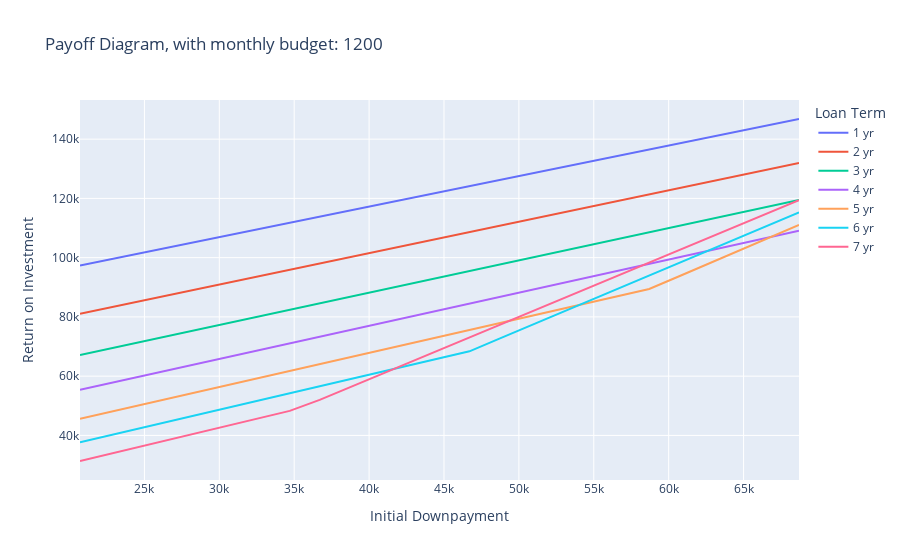

Notebook cell for this chart:
### Code cell
fig = px.line(payoffmonth_df_melt,x="Downpayment",y="value",color="variable",labels={
                     "Downpayment": "Initial Downpayment",
                     "value": "Return on Investment",
                     "variable": "Loan Term"
                 }, title="Payoff Diagram, with monthly budget: {}".format(month_cap))
fig.show()

### Figure 1 — Plotly figure (JSON) as saved in the notebook; plotly's stock layout.template omitted (floating-point values rounded to 4 significant figures)
{"data": [{"hovertemplate": "Loan Term=1 yr<br>Initial Downpayment=%{x}<br>Return on Investment=%{y}<extra></extra>", "legendgroup": "1 yr", "line": {"color": "#636efa", "dash": "solid"}, "mode": "lines", "name": "1 yr", "orientation": "v", "showlegend": true, "type": "scatter", "x": [20700, 22700, 24700, 26700, 28700, 30700, 32700, 34700, 36700, 38700, 40700, 42700, 44700, 46700, 48700, 50700, 52700, 54700, 56700, 58700, 60700, 62700, 64700, 66700, 68700], "xaxis": "x", "y": [97370.0, 99430.0, 101500.0, 103500.0, 105600.0, 107700.0, 109700.0, 111800.0, 113800.0, 115900.0, 118000.0, 120000.0, 122100.0, 124100.0, 126200.0, 128300.0, 130300.0, 132400.0, 134400.0, 136500.0, 138600.0, 140600.0, 142700.0, 144700.0, 146800.0], "yaxis": "y"}, {"hovertemplate": "Loan Term=2 yr<br>Initial Downpayment=%{x}<br>Return on Investment=%{y}<extra></extra>", "legendgroup": "2 yr", "line": {"color": "#EF553B", "dash": "solid"}, "mode": "lines", "name": "2 yr", "orientation": "v", "showlegend": true, "type": "scatter", "x": [20700, 22700, 24700, 26700, 28700, 30700, 32700, 34700, 36700, 38700, 40700, 42700, 44700, 46700, 48700, 50700, 52700, 54700, 56700, 58700, 60700, 62700, 64700, 66700, 68700], "xaxis": "x", "y": [81090.0, 83210.0, 85330.0, 87450.0, 89570.0, 91690.0, 93810.0, 95930.0, 98040.0, 100200.0, 102300.0, 104400.0, 106500.0, 108600.0, 110800.0, 112900.0, 115000.0, 117100.0, 119200.0, 121400.0, 123500.0, 125600.0, 127700.0, 129800.0, 132000.0], "yaxis": "y"}, {"hovertemplate": "Loan Term=3 yr<br>Initial Downpayment=%{x}<br>Return on Investment=%{y}<extra></extra>", "legendgroup": "3 yr", "line": {"color": "#00cc96", "dash": "solid"}, "mode": "lines", "name": "3 yr", "orientation": "v", "showlegend": true, "type": "scatter", "x": [20700, 22700, 24700, 26700, 28700, 30700, 32700, 34700, 36700, 38700, 40700, 42700, 44700, 46700, 48700, 50700, 52700, 54700, 56700, 58700, 60700, 62700, 64700, 66700, 68700], "xaxis": "x", "y": [67160.0, 69340.0, 71520.0, 73700.0, 75870.0, 78050.0, 80230.0, 82410.0, 84590.0, 86770.0, 88950.0, 91130.0, 93300.0, 95480.0, 97660.0, 99840.0, 102000.0, 104200.0, 106400.0, 108600.0, 110700.0, 112900.0, 115100.0, 117300.0, 119500.0], "yaxis": "y"}, {"hovertemplate": "Loan Term=4 yr<br>Initial Downpayment=%{x}<br>Return on Investment=%{y}<extra></extra>", "legendgroup": "4 yr", "line": {"color": "#ab63fa", "dash": "solid"}, "mode": "lines", "name": "4 yr", "orientation": "v", "showlegend": true, "type": "scatter", "x": [20700, 22700, 24700, 26700, 28700, 30700, 32700, 34700, 36700, 38700, 40700, 42700, 44700, 46700, 48700, 50700, 52700, 54700, 56700, 58700, 60700, 62700, 64700, 66700, 68700], "xaxis": "x", "y": [55390.0, 57630.0, 59860.0, 62100.0, 64340.0, 66580.0, 68820.0, 71060.0, 73290.0, 75530.0, 77770.0, 80010.0, 82250.0, 84490.0, 86720.0, 88960.0, 91200.0, 93440.0, 95680.0, 97920.0, 100200.0, 102400.0, 104600.0, 106900.0, 109100.0], "yaxis": "y"}, {"hovertemplate": "Loan Term=5 yr<br>Initial Downpayment=%{x}<br>Return on Investment=%{y}<extra></extra>", "legendgroup": "5 yr", "line": {"color": "#FFA15A", "dash": "solid"}, "mode": "lines", "name": "5 yr", "orientation": "v", "showlegend": true, "type": "scatter", "x": [20700, 22700, 24700, 26700, 28700, 30700, 32700, 34700, 36700, 38700, 40700, 42700, 44700, 46700, 48700, 50700, 52700, 54700, 56700, 58700, 60700, 62700, 64700, 66700, 68700], "xaxis": "x", "y": [45600.0, 47900.0, 50200.0, 52490.0, 54790.0, 57090.0, 59390.0, 61690.0, 63980.0, 66280.0, 68580.0, 70880.0, 73180.0, 75470.0, 77770.0, 80070.0, 82370.0, 84670.0, 86960.0, 89410.0, 93730.0, 98050.0, 102400.0, 106700.0, 111000.0], "yaxis": "y"}, {"hovertemplate": "Loan Term=6 yr<br>Initial Downpayment=%{x}<br>Return on Investment=%{y}<extra></extra>", "legendgroup": "6 yr", "line": {"color": "#19d3f3", "dash": "solid"}, "mode": "lines", "name": "6 yr", "orientation": "v", "showlegend": true, "type": "scatter", "x": [20700, 22700, 24700, 26700, 28700, 30700, 32700, 34700, 36700, 38700, 40700, 42700, 44700, 46700, 48700, 50700, 52700, 54700, 56700, 58700, 60700, 62700, 64700, 66700, 68700], "xaxis": "x", "y": [37640.0, 40000.0, 42360.0, 44710.0, 47070.0, 49430.0, 51790.0, 54140.0, 56500.0, 58860.0, 61220.0, 63580.0, 65930.0, 68380.0, 72650.0, 76910.0, 81180.0, 85440.0, 89710.0, 93980.0, 98240.0, 102500.0, 106800.0, 111000.0, 115300.0], "yaxis": "y"}, {"hovertemplate": "Loan Term=7 yr<br>Initial Downpayment=%{x}<br>Return on Investment=%{y}<extra></extra>", "legendgroup": "7 yr", "line": {"color": "#FF6692", "dash": "solid"}, "mode": "lines", "name": "7 yr", "orientation": "v", "showlegend": true, "type": "scatter", "x": [20700, 22700, 24700, 26700, 28700, 30700, 32700, 34700, 36700, 38700, 40700, 42700, 44700, 46700, 48700, 50700, 52700, 54700, 56700, 58700, 60700, 62700, 64700, 66700, 68700], "xaxis": "x", "y": [31360.0, 33780.0, 36200.0, 38610.0, 41030.0, 43450.0, 45870.0, 48280.0, 52010.0, 56220.0, 60430.0, 64640.0, 68850.0, 73060.0, 77270.0, 81480.0, 85690.0, 89900.0, 94110.0, 98320.0, 102500.0, 106700.0, 110900.0, 115200.0, 119400.0], "yaxis": "y"}], "layout": {"legend": {"title": {"text": "Loan Term"}, "tracegroupgap": 0}, "title": {"text": "Payoff Diagram, with monthly budget: 1200"}, "xaxis": {"anchor": "y", "domain": [0, 1], "title": {"text": "Initial Downpayment"}}, "yaxis": {"anchor": "x", "domain": [0, 1], "title": {"text": "Return on Investment"}}}}
